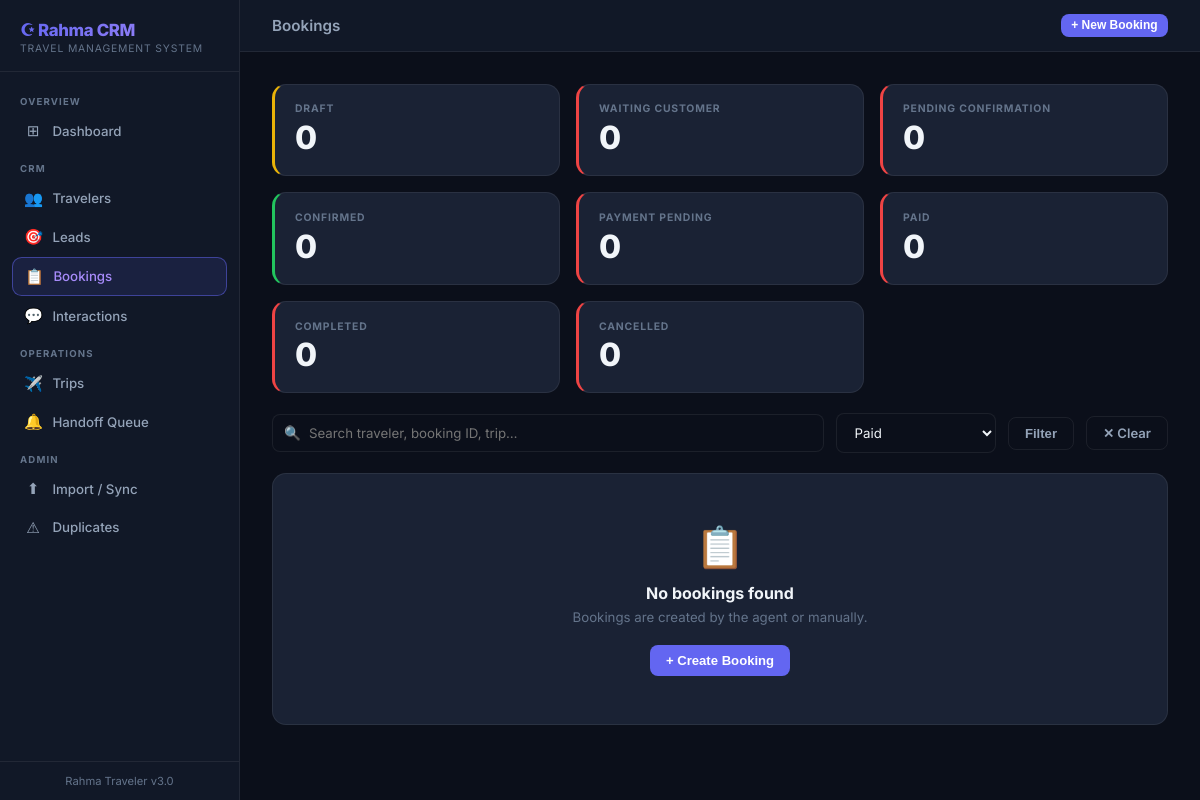
The page /bookings/?status=Paid on the database as committed earlier.
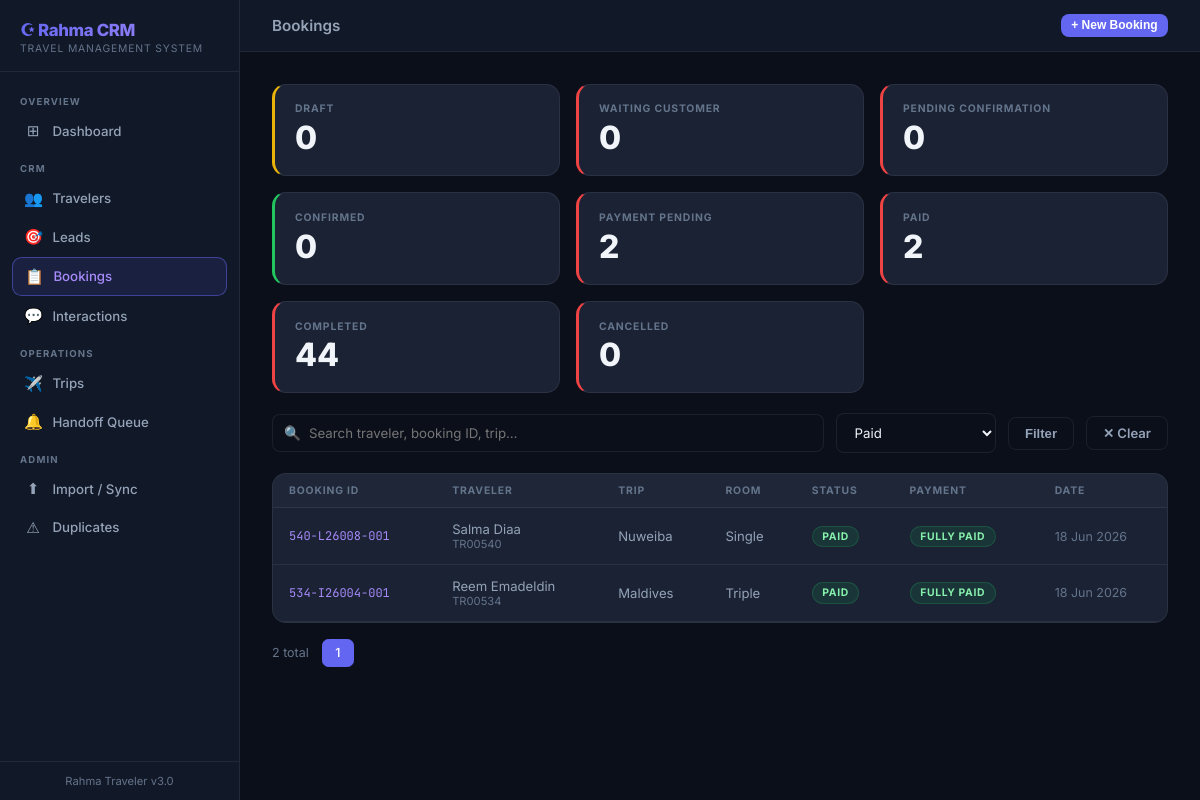
The same page on the database as committed later.
### app/models/booking.py (models this page shows, shortened)
class TripBooking(db.Model):
    __tablename__ = 'trip_bookings'
    booking_id = db.Column(db.String(50), primary_key=True)
    trip_id = db.Column(db.String(50), db.ForeignKey('trips.trip_id'))
    trip_name = db.Column(db.String(200))
    traveler_id = db.Column(db.String(20), db.ForeignKey('travelers.traveler_id'))
    traveler_name = db.Column(db.String(200))
    room_type = db.Column(db.String(50))
    flight_option = db.Column(db.String(50))
    date_option = db.Column(db.String(50))
    currency = db.Column(db.String(20))
    booking_status = db.Column(db.String(50)) # Draft / Confirmed / Cancelled
    draft_created_at = db.Column(db.DateTime, default=datetime.utcnow)
    booking_source = db.Column(db.String(100))
    lead_id = db.Column(db.String(50))
    interaction_id = db.Column(db.String(50))
    alert_id = db.Column(db.String(50))
    payment_status = db.Column(db.String(100))
    booking_notes = db.Column(db.Text)

### app/routes/bookings.py (the view)
@bookings_bp.route('/')
def index():
    q = request.args.get('q', '')
    status = request.args.get('status', '')
    page = request.args.get('page', 1, type=int)
    per_page = 25
    query = TripBooking.query
    if q:
        query = query.filter(or_(
            TripBooking.traveler_name.ilike(f'%{q}%'),
            TripBooking.booking_id.ilike(f'%{q}%'),
            TripBooking.trip_name.ilike(f'%{q}%'),
        ))
    if status:
        query = query.filter(TripBooking.booking_status == status)
    pagination = query.order_by(TripBooking.draft_created_at.desc()).paginate(
        page=page, per_page=per_page, error_out=False)
    bookings = pagination.items
    counts = {s: TripBooking.query.filter_by(booking_status=s).count() for s in BOOKING_STATUSES}
    active_trips = Trip.query.filter(Trip.sales_status == 'Open').all()
    trips_data = [t.to_dict() for t in active_trips]
    return render_template('bookings/index.html',
                           bookings=bookings,
                           pagination=pagination,
                           total_count=pagination.total,
                           q=q,
                           current_status=status,
                           statuses=BOOKING_STATUSES,
                           counts=counts,
                           trips_data=trips_data)

### app/templates/bookings/index.html (shortened to what this page needs)
{% extends "base.html" %}
{% block topbar_title %}Bookings{% endblock %}
{% block topbar_actions %}
<button onclick="openModal('createBooking')" class="btn btn-primary btn-sm">+ New Booking</button>
{% endblock %}
{% block content %}
<div class="kpi-grid" style="grid-template-columns:repeat(3,1fr);margin-bottom:1.25rem">
    {% for s, color in [('Draft','badge-yellow'),('Waiting Customer','badge-blue'),('Pending Confirmation','badge-blue'),('Confirmed','badge-green'),('Payment Pending','badge-yellow'),('Paid','badge-green'),('Completed','badge-green'),('Cancelled','badge-red')] %}
    <a href="{{ url_for('bookings.index', status=s) }}" style="text-decoration:none">
        <div class="kpi-card" style="border-left:3px solid {% if s == 'Draft' %}var(--yellow){% elif s == 'Confirmed' %}var(--green){% else %}var(--red){% endif %}">
            <div class="kpi-label">{{ s }}</div>
            <div class="kpi-value">{{ counts.get(s, 0) }}</div>
        </div>
    </a>
    {% endfor %}
</div>
<form method="GET" action="{{ url_for('bookings.index') }}" class="search-bar">
    <div class="search-input-wrap">
        <span class="search-icon">🔍</span>
        <input class="form-input" type="text" name="q" value="{{ q }}" placeholder="Search traveler, booking ID, trip…">
    </div>
    <select class="form-select" name="status" style="width:160px">
        {% for s in statuses %}
        <option value="{{ s }}" {% if current_status == s %}selected{% endif %}>{{ s }}</option>
        {% endfor %}
    </select>
    <button type="submit" class="btn btn-ghost">Filter</button>
    {% if q or current_status %}
    <a href="{{ url_for('bookings.index') }}" class="btn btn-ghost">✕ Clear</a>
    {% endif %}
</form>
{% if bookings %}
<div class="card" style="padding:0;overflow:hidden">
    <table class="data-table">
        <thead><tr>
            <th>Booking ID</th><th>Traveler</th><th>Trip</th><th>Room</th><th>Status</th><th>Payment</th><th>Date</th>
        </tr></thead>
        <tbody>
        {% for b in bookings %}
        <tr onclick="window.location='{{ url_for('bookings.detail', booking_id=b.booking_id) }}'">
            <td class="mono">{{ b.booking_id }}</td>
            <td>
                <div class="primary">{{ b.traveler_name or '—' }}</div>
                {% if b.traveler_id %}<div style="font-size:0.7rem;color:var(--text-muted)">{{ b.traveler_id }}</div>{% endif %}
            </td>
            <td style="max-width:160px;overflow:hidden;text-overflow:ellipsis;white-space:nowrap">{{ b.trip_name or b.trip_id or '—' }}</td>
            <td>{{ b.room_type or '—' }}</td>
            <td>
                {% if b.booking_status == 'Confirmed' %}<span class="badge badge-green">Confirmed</span>
                {% elif b.booking_status == 'Payment Pending' %}<span class="badge badge-yellow">Payment Pending</span>
                {% elif b.booking_status == 'Paid' or b.booking_status == 'Completed' %}<span class="badge badge-green">{{ b.booking_status }}</span>
                {% elif b.booking_status == 'Waiting Customer' or b.booking_status == 'Pending Confirmation' %}<span class="badge badge-blue">{{ b.booking_status }}</span>
                {% elif b.booking_status == 'Cancelled' %}<span class="badge badge-red">Cancelled</span>
                {% else %}<span class="badge badge-yellow">Draft</span>{% endif %}
            </td>
            <td>
                {% if b.payment_status == 'Fully Paid' %}<span class="badge badge-green">{{ b.payment_status }}</span>
                {% elif b.payment_status == 'Deposit Paid' %}<span class="badge badge-yellow">{{ b.payment_status }}</span>
                {% elif b.payment_status == 'Refunded' %}<span class="badge badge-red">{{ b.payment_status }}</span>
                {% else %}<span class="badge badge-gray">{{ b.payment_status or 'Pending' }}</span>{% endif %}
            </td>
            <td style="font-size:0.78rem;color:var(--text-muted)">{{ b.draft_created_at.strftime('%d %b %Y') if b.draft_created_at else '—' }}</td>
        </tr>
        {% endfor %}
        </tbody>
    </table>
</div>
<div class="pagination">
    <span style="font-size:0.78rem;color:var(--text-muted);margin-right:0.5rem">{{ total_count }} total</span>
    {% for p in pagination.iter_pages(left_edge=1, right_edge=1, left_current=2, right_current=2) %}
        {% if p %}<a href="{{ url_for('bookings.index', page=p, q=q, status=current_status) }}" class="page-btn {% if p == pagination.page %}active{% endif %}">{{ p }}</a>
        {% else %}<span style="padding:0 0.25rem;color:var(--text-muted)">…</span>{% endif %}
    {% endfor %}
</div>
{% else %}
<div class="card" style="text-align:center;padding:3rem">
    <div style="font-size:2.5rem;margin-bottom:0.75rem">📋</div>
    <div style="font-weight:700;color:var(--text-main);margin-bottom:0.4rem">No bookings found</div>
    <div style="color:var(--text-muted);font-size:0.83rem;margin-bottom:1.25rem">Bookings are created by the agent or manually.</div>
    <button onclick="openModal('createBooking')" class="btn btn-primary">+ Create Booking</button>
</div>
{% endif %}
{% endblock %}

### app/templates/base.html (shortened to what this page needs)
<!DOCTYPE html>
<html lang="en">
<head>
</head>
<body>
<div class="app-layout">
    <nav class="sidebar">
        <div class="sidebar-brand">
            <div class="logo-text">☪ Rahma CRM</div>
            <div class="logo-sub">Travel Management System</div>
        </div>
        <div class="sidebar-nav">
            <div class="nav-section-label">Overview</div>
            <a href="{{ url_for('admin.dashboard') }}" class="nav-link {% if request.endpoint == 'admin.dashboard' %}active{% endif %}">
                <span class="nav-icon">⊞</span> Dashboard
            </a>
            <div class="nav-section-label">CRM</div>
            <a href="{{ url_for('travelers.index') }}" class="nav-link {% if request.blueprint == 'travelers' %}active{% endif %}">
                <span class="nav-icon">👥</span> Travelers
            </a>
            <a href="{{ url_for('leads.index') }}" class="nav-link {% if request.blueprint == 'leads' %}active{% endif %}">
                <span class="nav-icon">🎯</span> Leads
            </a>
            <a href="{{ url_for('bookings.index') }}" class="nav-link {% if request.blueprint == 'bookings' %}active{% endif %}">
                <span class="nav-icon">📋</span> Bookings
            </a>
            <a href="{{ url_for('interactions.index') }}" class="nav-link {% if request.blueprint == 'interactions' %}active{% endif %}">
                <span class="nav-icon">💬</span> Interactions
            </a>
            <div class="nav-section-label">Operations</div>
            <a href="{{ url_for('trips.index') }}" class="nav-link {% if request.blueprint == 'trips' %}active{% endif %}">
                <span class="nav-icon">✈️</span> Trips
            </a>
            <a href="{{ url_for('handoffs.index') }}" class="nav-link {% if request.blueprint == 'handoffs' %}active{% endif %}">
                <span class="nav-icon">🔔</span> Handoff Queue
            </a>
            <div class="nav-section-label">Admin</div>
            <a href="{{ url_for('admin.import_data') }}" class="nav-link {% if request.endpoint == 'admin.import_data' %}active{% endif %}">
                <span class="nav-icon">⬆</span> Import / Sync
            </a>
            <a href="{{ url_for('admin.duplicates') }}" class="nav-link {% if request.endpoint == 'admin.duplicates' %}active{% endif %}">
                <span class="nav-icon">⚠</span> Duplicates
            </a>
        </div>
        <div class="sidebar-footer">Rahma Traveler v3.0</div>
    </nav>
    <div class="main-content">
        <div class="topbar">
            <span class="topbar-title">{% block topbar_title %}{% endblock %}</span>
            <div class="topbar-actions">{% block topbar_actions %}{% endblock %}</div>
        </div>
        <div class="page-body">
            {% block content %}{% endblock %}
        </div>
    </div>
</div>
</body>
</html>

Rows that differ between the two databases and show on the page:
added TripBooking: booking_id "540-L26008-001", traveler_name "Salma Diaa", traveler_id "TR00540", trip_name "Nuweiba", room_type "Single", booking_status "PAID", payment_status "FULLY PAID", draft_created_at "18 Jun 2026"
added TripBooking: booking_id "534-I26004-001", traveler_name "Reem Emadeldin", traveler_id "TR00534", trip_name "Maldives", room_type "Triple", booking_status "PAID", payment_status "FULLY PAID", draft_created_at "18 Jun 2026"
Other text that changed with them:
{{ total_count }}: (not shown) → "2"
new list line: "PAYMENT PENDING 2"
new list line: "PAID 2"
new list line: "COMPLETED 44"
text no longer shown: "📋 No bookings found Bookings are created by the agent or manually. + Create Booking"
text now shown: "BOOKING ID TRAVELER TRIP ROOM STATUS PAYMENT DATE total"
new list line: "1"
list line gone: "PAYMENT PENDING 0"
list line gone: "PAID 0"
list line gone: "COMPLETED 0"
